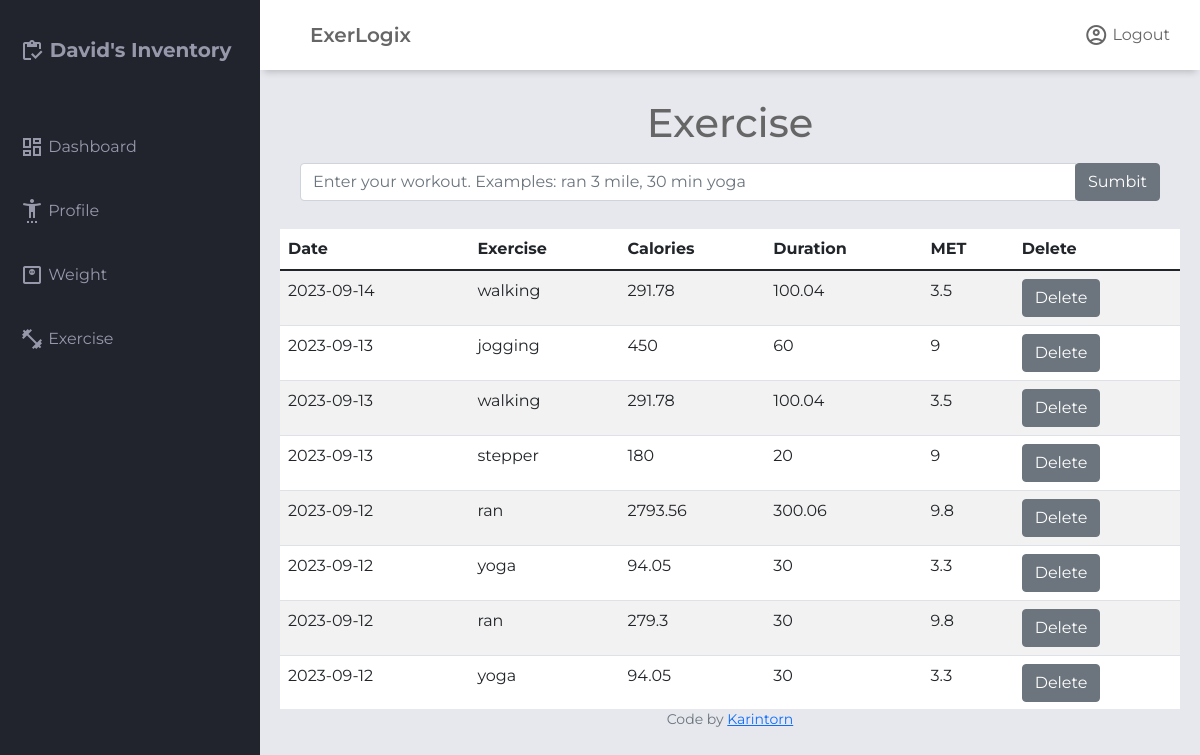
/exercise (signed in), run on the app's committed database.
### tables this page shows
CREATE TABLE users (
    id INTEGER PRIMARY KEY AUTOINCREMENT NOT NULL,
    username TEXT NOT NULL,
    hash TEXT NOT NULL
);

CREATE TABLE exerciselogs (
    id INTEGER PRIMARY KEY AUTOINCREMENT NOT NULL,
    user_id INTEGER NOT NULL,
    exercise TEXT NOT NULL,
    calories INTEGER NOT NULL,
    duration INTEGER NOT NULL,
    met DECIMAL NOT NULL,
    timestamp DATETIME DEFAULT CURRENT_TIMESTAMP,
    FOREIGN KEY (user_id) REFERENCES users(id)
);

### app.py (the view, shortened to what this page needs)
@app.route("/exercise", methods=["GET","POST"])
@login_required
def exercise():
    username = db.execute(
        "SELECT username FROM users WHERE id= :user_id", user_id=session["user_id"]
    )[0]
    current_weight= db.execute("SELECT weight FROM weightlogs WHERE user_id = :user_id ORDER BY timestamp DESC LIMIT 1", user_id =session["user_id"])
    check_profile= db.execute("SELECT * FROM userdetails WHERE user_id=:user_id", user_id=session["user_id"])
    exercises_list= db.execute("SELECT *, date(timestamp) as date FROM exerciselogs WHERE user_id= :user_id ORDER BY timestamp DESC", user_id=session["user_id"])
    return render_template("exercise.html",username=username, check_profile=check_profile, current_weight=current_weight, exercises_list=exercises_list)

### app.py (called while the page is built)
@app.after_request
def after_request(response):
    response.headers["Cache-Control"] = "no-cache, no-store, must-revalidate"
    response.headers["Expires"] = 0
    response.headers["Pragma"] = "no-cache"
    return response

### helper.py (called while the page is built)
def login_required(f):
    @wraps(f)
    def decorated_function(*args, **kwargs):
        if session.get("user_id") is None:
            return redirect("/login")
        return f(*args, **kwargs)
    return decorated_function

### templates/exercise.html (shortened to what this page needs)
{% extends "layout.html" %}
{% block username %}{{username.username}}{% endblock %}
{% block main1 %}
<div class="container-fluid">
    <h1 style="text-align: center">Exercise</h1>
    <form class="p-2" action="/exercise" method="post">
        <div class="input-group">
        <input type="text" name="text" class="form-control" placeholder="Enter your workout. Examples: ran 3 mile, 30 min yoga">
        <div class="input-group-append">
            <button type="submit" class="btn btn-secondary">Sumbit</button>
        </div>
        </div>
    </form>
</div>
<div id="collapse1">
    <table class="table table-striped ">
        <thead>
            <tr>
                <th>Date</th>
                <th>Exercise</th>
                <th>Calories</th>
                <th>Duration</th>
                <th>MET</th>
                <th>Delete</th>
            </tr>
        </thead>
        <tbody>
            {% for exercise in exercises_list %}
                <tr>
                    <td>{{exercise.date}}</td>
                    <td>{{exercise.exercise}}</td>
                    <td>{{exercise.calories}}</td>
                    <td>{{exercise.duration}}</td>
                    <td>{{exercise.met}}</td>
                    <td>
                        <button type="button" class="btn btn-secondary position-relative">
                            <a style="text-decoration:none; color:#fff;" href="/delete_exercise/{{exercise.id}}">Delete </a>
                        </button>
                    </td>
                </tr>
            {% endfor %}
        </tbody>
    </table>
</div>
{% endblock %}

### static/styles.css (style rules this page uses)
#body-session { margin: 0; padding: 0; box-sizing: border-box; background-color: #e6e8ed; color: #666666; font-family: "Montserrat", sans-serif; }
#collapse1 { overflow-y:scroll; height:480px; background-color:white; margin-top: 20px }

### data on the page
users: username "David"
exerciselogs: date "2023-09-14", exercise "walking", calories "291.78", duration "100.04", met "3.5"
exerciselogs: date "2023-09-13", exercise "jogging", calories "450", duration "60", met "9"
exerciselogs: date "2023-09-13", exercise "walking", calories "291.78", duration "100.04", met "3.5"
exerciselogs: date "2023-09-13", exercise "stepper", calories "180", duration "20", met "9"
exerciselogs: date "2023-09-12", exercise "ran", calories "2793.56", duration "300.06", met "9.8"
exerciselogs: date "2023-09-12", exercise "yoga", calories "94.05", duration "30", met "3.3"
exerciselogs: date "2023-09-12", exercise "ran", calories "279.3", duration "30", met "9.8"
exerciselogs: date "2023-09-12", exercise "yoga", calories "94.05", duration "30", met "3.3"
